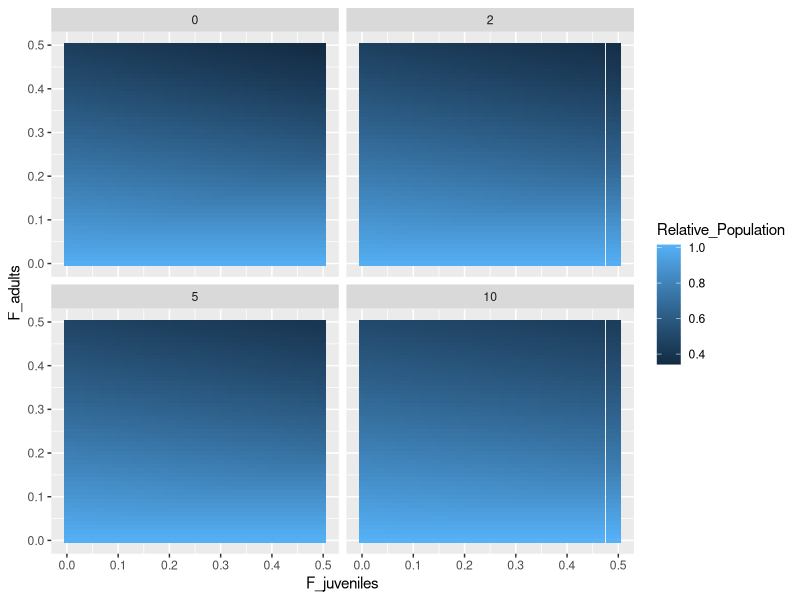
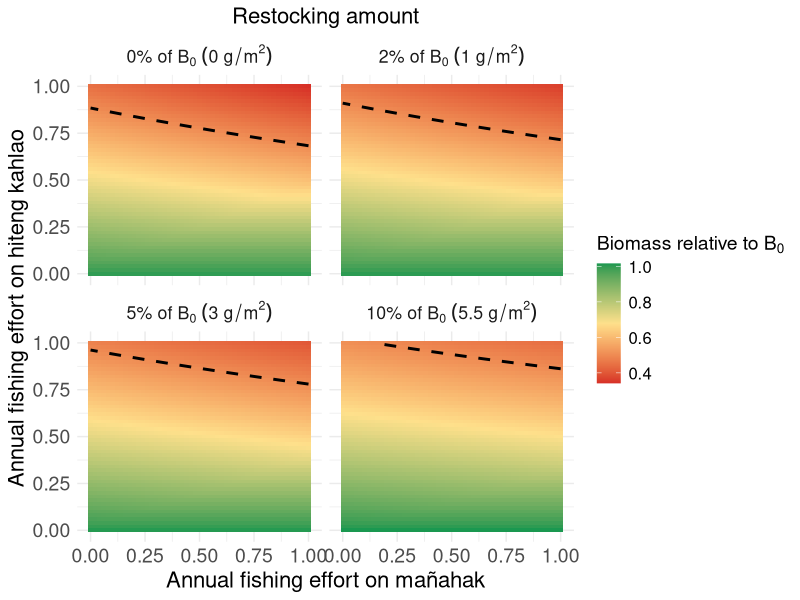

These charts were generated, in order, by the following R code:
library(tidyverse)
library(viridis)

# Parameters
juvenile_mortality <- 0.9 / 2
subadult_mortality <- 0.54 / 2
adult_mortality <- 0.33 / 2
juvenile_survival_rate <- 1 - juvenile_mortality
subadult_survival_rate <- 1 - subadult_mortality
adult_survival_rate <-  1 - adult_mortality

juvenile_to_subadult_rate <- 1
subadult_to_adult_rate <- 0.5

reproduction_rate <- 2
reproduction_rate_2 <- 1.5

carrying_capacity <- 68
time_steps <- 200

# Parameter ranges
fishing_effort_values <- seq(0, 0.5, by = 0.01)
restocking_values <- c(0, 1, 3, 5.5) # Restocking scenarios

#Current fishing for burn in
F_current_instantaneous <- 0.09 
F_current_discrete <- (1 - exp(-F_current_instantaneous)) / 2
F_current_discrete

F_current_discrete_juv <- 0.01









run_simulation <- function(F_adults, F_juveniles, restocked_juveniles, burn_in_time = 100) {
  juvenile_population <- 10
  subadult_population <- 10
  adult_population <- 10
  
  # Store population over time
  population_over_time <- numeric(time_steps)
  restocked_dagge_values <- numeric(time_steps)  # To store restocked dagge values
  
  for (t in 1:time_steps) {
    if (t <= burn_in_time) {
      # Burn-in period with zero fishing and zero restocking
      # Try burn in with "current" fishing
      F_adults_current <- F_current_discrete #0
      F_juveniles_current <- F_current_discrete_juv #0
      restocking <- 0
    } else {
      # Post burn-in period with specified fishing and restocking
      F_adults_current <- F_adults
      F_juveniles_current <- F_juveniles
      restocking <- restocked_juveniles
    }
    
    if (t %% 2 == 0) {
      current_reproduction_rate <- reproduction_rate
    } else {
      current_reproduction_rate <- reproduction_rate_2
    }
    
    total_population <- juvenile_population + subadult_population + adult_population
    new_juveniles <- adult_population * current_reproduction_rate * (1 - total_population / carrying_capacity)
    surviving_juveniles <- juvenile_population * juvenile_survival_rate * (1 - F_juveniles_current)
    new_subadults <- juvenile_population * juvenile_to_subadult_rate
    surviving_subadults <- subadult_population * subadult_survival_rate
    new_adults <- subadult_population * subadult_to_adult_rate
    surviving_adults <- adult_population * adult_survival_rate * (1 - F_adults_current)
    
    if (t %% 2 == 0) {
      juvenile_population <- max(0, new_juveniles + surviving_juveniles - new_subadults - restocking)
      restocked_dagge <- restocking + (2.35 * (1 - restocking / carrying_capacity))
      
      restocked_dagge_values[t] <- restocked_dagge  # Store restocked dagge value
      subadult_population <- max(0, new_subadults + surviving_subadults - new_adults + restocked_dagge)
    } else {
      juvenile_population <- max(0, new_juveniles + surviving_juveniles - new_subadults)
      subadult_population <- max(0, new_subadults + surviving_subadults - new_adults)
    }
    
    adult_population <- max(0, new_adults + surviving_adults)
    
    # Store total population at each timestep
    total_population <- juvenile_population + subadult_population + adult_population
    population_over_time[t] <- total_population 

  }
  
  # Calculate the average restocked dagge for the last 20 timesteps
  # Return the average of the last 20 timesteps and the average restocked dagge
  return(list(
    avg_population_last_20 = mean(population_over_time[(time_steps - 19):time_steps]),
    avg_restocked_dagge_last_20 = mean(restocked_dagge_values[(time_steps - 19):time_steps])
  ))
}











# Sensitivity analysis loop with burn-in period
all_results <- data.frame()

for (restocked_juveniles in restocking_values) {
  # Create a dataframe to store results for this restocking value
  sensitivity_results <- expand.grid(
    F_adults = fishing_effort_values,
    F_juveniles = fishing_effort_values
  ) %>%
    mutate(
      Avg_Total_Population = 0,
      Avg_Restocked_Dagge = 0  # New column for average restocked dagge
    )
  
  # Reference population with zero fishing effort
  reference_population <- run_simulation(
    F_adults = 0,
    F_juveniles = 0,
    restocked_juveniles = 0,
    burn_in_time = 100
  )
  
  # Sensitivity analysis loop
  for (i in seq_len(nrow(sensitivity_results))) {
    sim_result <- run_simulation(
      F_adults = sensitivity_results$F_adults[i],
      F_juveniles = sensitivity_results$F_juveniles[i],
      restocked_juveniles = restocked_juveniles,
      burn_in_time = 100
    )
    
    sensitivity_results$Avg_Total_Population[i] <- sim_result$avg_population_last_20
    sensitivity_results$Avg_Restocked_Dagge[i] <- sim_result$avg_restocked_dagge_last_20*2  #times 2 because it averages it with 0 in the 6 months when there is no restocking
  }
  
  # Normalize by the reference population and calculate restocking as a percentage
  sensitivity_results <- sensitivity_results %>%
    mutate(
      Relative_Population = Avg_Total_Population / reference_population$avg_population_last_20,
      Restocking_Percent = round((restocked_juveniles / reference_population$avg_population_last_20) * 100, 0) # Convert to percentage
    )
  
  # Combine results for all restocking values
  all_results <- bind_rows(all_results, sensitivity_results)
}

ggplot(all_results, aes(x = F_juveniles, y = F_adults, fill = Relative_Population)) +
  geom_tile() +
  facet_wrap(~Restocking_Percent)


# Set Restocking_Percent as a factor with the desired order
#all_results$Restocking_Percent <- factor(all_results$Restocking_Percent, 
 #                                        levels = c(0, 2, 5, 10))

# Create labels with the correct expressions for each Restocking_Percent
all_results$Restocking_Label <- dplyr::case_when(
  all_results$Restocking_Percent == 0 ~ "0*'%'~of~B[0]~(0~g/m^2)",
  all_results$Restocking_Percent == 2 ~ "2*'%'~of~B[0]~(1~g/m^2)",
  all_results$Restocking_Percent == 5 ~ "5*'%'~of~B[0]~(3~g/m^2)",
  all_results$Restocking_Percent == 10 ~ "10*'%'~of~B[0]~(5.5~g/m^2)"
)

# Convert Restocking_Label to a factor and ensure its order aligns with Restocking_Percent
all_results$Restocking_Label <- factor(all_results$Restocking_Label,
                                       levels = c("0*'%'~of~B[0]~(0~g/m^2)", 
                                                  "2*'%'~of~B[0]~(1~g/m^2)", 
                                                  "5*'%'~of~B[0]~(3~g/m^2)",
                                                  "10*'%'~of~B[0]~(5.5~g/m^2)"))


ggplot(all_results, aes(x = F_juveniles*2, y = F_adults*2, fill = Relative_Population)) +
  geom_tile() +
  geom_contour(
    aes(z = Relative_Population), 
    breaks = 0.5, 
    color = "black", 
    linetype = "dashed", 
    linewidth = 1
  ) +
  facet_wrap(~Restocking_Label, labeller = label_parsed) +
  scale_fill_gradientn(
    colors = c("#d73027", "#fee08b", "#1a9850"),
    name = bquote("Biomass relative to"~B[0])
  ) +
  labs(
    x = "Annual fishing effort on mañahak",
    y = "Annual fishing effort on hiteng kahlao",
    title = "Restocking amount"
  ) +
  theme_minimal() +
  theme(
    text = element_text(size = 16),
    plot.title = element_text(size = 16, hjust = 0.5),
    axis.title = element_text(size = 16),
    axis.text = element_text(size = 14),
    legend.title = element_text(size = 14),
    legend.text = element_text(size = 12)
  )


#Zooming in

figure3<-ggplot(all_results %>% filter(F_adults > 0.3), aes(x = F_juveniles*2, y = F_adults*2, fill = Relative_Population)) +
  geom_tile() +
  geom_contour(
    aes(z = Relative_Population), 
    breaks = 0.5, 
    color = "black", 
    linetype = "dashed", 
    linewidth = 1
  ) +
  facet_wrap(~Restocking_Label, labeller = label_parsed) +
  scale_fill_gradientn(
    colors = c("#d73027", "#fee08b", "#1a9850"),
    name = bquote("Biomass relative to"~B[0])
  ) +
  labs(
    x = "Annual fishing effort on mañahak",
    y = "Annual fishing effort on hiteng kahlao",
    title = "Restocking amount"
  ) +
  theme_minimal() +
  theme(
    text = element_text(size = 16),
    plot.title = element_text(size = 16, hjust = 0.5),
    axis.title = element_text(size = 16),
    axis.text = element_text(size = 14),
    legend.title = element_text(size = 14),
    legend.text = element_text(size = 12)
  )


#ggsave("~/Desktop/rabbitfish_figure3.png", figure3, width=8, height=8, bg="transparent")

